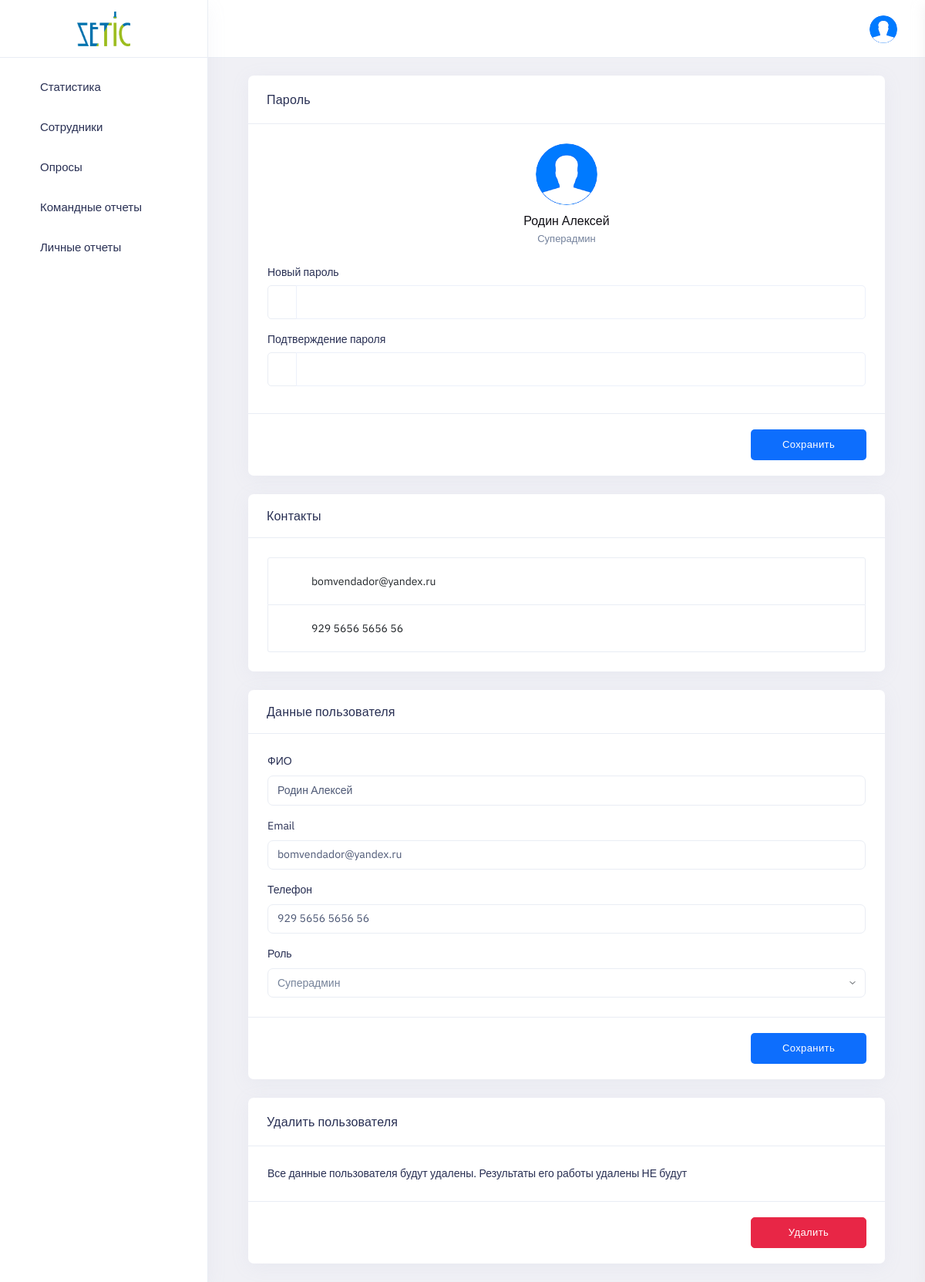
Page /panel/user_profile/1 (signed in) on the committed database.
### login/models.py (models this page shows, shortened)
class UserProfile(models.Model):
    added = models.DateTimeField(auto_now_add=True, null=True)
    created_by = models.ForeignKey(User, on_delete=models.PROTECT, default=None, blank=True, null=True, related_name='создано_пользователь')
    user = models.ForeignKey(User, on_delete=models.PROTECT, default=None, blank=True, null=True, related_name='Пользователь')
    role = models.ForeignKey(UserRole, on_delete=models.PROTECT, default=None, blank=True, null=True, verbose_name='Роль')
    fio = models.CharField(max_length=100, blank=False, null=False, default='ФИО')
    tel = models.CharField(max_length=20, blank=True, null=True, default='Телефон')
    active = models.BooleanField(default=True)
    class Meta:
        verbose_name_plural = 'Профили пользователей'
        verbose_name = 'Профиль пользователя'

class UserRole(models.Model):
    name = models.CharField(max_length=100, blank=False, null=False)
    class Meta:
        verbose_name_plural = 'Роли пользователей'
        verbose_name = 'Роль пользователя'

### panel/views.py (the view)
# urls.py: path('user_profile/<int:user_id>', panel_views.user_profile, name='user_profile'),
@login_required(redirect_field_name=None, login_url='/login/')
def user_profile(request, user_id):
    context = info_common(request)
    context.update({
        'user_profile': UserProfile.objects.get(user_id=user_id),
        'roles': UserRole.objects.all()
    })
    return render(request, 'panel_user_profile.html', context)

### panel/views.py (called while the page is built)
@login_required(redirect_field_name=None, login_url='/login/')
def info_common(request):
    userprofile = UserProfile.objects.get(user=request.user)
    context = {
        'cur_userprofile': userprofile
    }
    if userprofile.role.name == 'Админ заказчика':
        employee = Employee.objects.get(user=request.user)
        if not employee.company_admin_active:
            logout(request)
            return 'logout'
        else:
            return context
    else:
        return context

### panel/templates/panel_user_profile.html (shortened to what this page needs)
{% extends 'panel_base.html' %}
{% load static %}
{% block content %}
    <div class="side-app">
        <div class="main-container container-fluid">
            <div class="page-header">
                <h1 class="page-title">Редактирование профиля</h1>
                <div>
                    <ol class="breadcrumb">
                        <li class="breadcrumb-item"><a href="{% url 'panel_home' %}">Home</a></li>
                        <li class="breadcrumb-item"><a href="{% url 'users_list' %}">Пользователи</a></li>
                        <li class="breadcrumb-item active" aria-current="page">Редактирование профиля</li>
                    </ol>
                </div>
            </div>
            <div class="row">
                <div class="col-xl-4">
                    <div class="card">
                        <div class="card-header">
                            <div class="card-title">Пароль</div>
                        </div>
                        <div class="card-body">
                            <div class="text-center chat-image mb-5">
                                <div class="avatar avatar-xxl chat-profile mb-3 brround">
                                    <img alt="avatar" src="{% static 'images/7.png' %}" class="brround">
                                </div>
                                <div class="">
                                    <h5 class="mb-1 text-dark fw-semibold" id="password_card_fio"
                                        data-id="{{ user_profile.user_id }}">{{ user_profile.fio }}</h5>
                                    <p class="text-muted mt-0 mb-0 pt-0 fs-13"
                                       id="password_card_role">{{ user_profile.role.name }}</p>
                                </div>
                            </div>
                            <div class="form-group">
                                <label class="form-label">Новый пароль</label>
                                <div class="wrap-input100 validate-input input-group" id="Password-toggle1">
                                    <a href="javascript:void(0)" class="input-group-text bg-white text-muted">
                                        <i class="zmdi zmdi-eye text-muted" aria-hidden="true"
                                           id="new_password_hide"></i>
                                    </a>
                                    <input class="input100 form-control" type="password" autocomplete="new-password"
                                           id="new_password">
                                </div>
                            </div>
                            <div class="form-group">
                                <label class="form-label">Подтверждение пароля</label>
                                <div class="wrap-input100 validate-input input-group" id="Password-toggle2">
                                    <a href="javascript:void(0)" class="input-group-text bg-white text-muted">
                                        <i class="zmdi zmdi-eye text-muted" aria-hidden="true"
                                           id="new_password_confirm_hide"></i>
                                    </a>
                                    <input class="input100 form-control" type="password" autocomplete="new-password"
                                           id="new_password_confirm">
                                </div>
                            </div>
                        </div>
                        <div class="card-footer text-end">
                            <button class="btn btn-primary my-1 nav-buttons" type="button" id="save_password">
                                Сохранить
                            </button>
                        </div>
                    </div>
                    <div class="card panel-theme">
                        <div class="card-header">
                            <div class="float-start">
                                <h3 class="card-title">Контакты</h3>
                            </div>
                        </div>
                        <div class="card-body no-padding">
                            <ul class="list-group no-margin">
                                <li class="list-group-item d-flex ps-3">
                                    <div class="social social-profile-buttons me-2">
                                        <a class="social-icon text-primary"><i class="fe fe-mail"></i></a>
                                    </div>
                                    <a class="my-auto" id="contacts_email">{{ user_profile.user.email }}</a>
                                </li>
                                <li class="list-group-item d-flex ps-3">
                                    <div class="social social-profile-buttons me-2">
                                        <a class="social-icon text-primary"><i class="fe fe-phone"></i></a>
                                    </div>
                                    <a class="my-auto" id="contacts_tel">{{ user_profile.tel }}</a>
                                </li>
                            </ul>
                        </div>
                    </div>
                </div>
                <div class="col-xl-8">
                    <div class="card">
                        <div class="card-header">
                            <h3 class="card-title">Данные пользователя</h3>
                        </div>
                        <div class="card-body">
                            <div class="row">
                                <div class="col-lg-12 col-md-12">
                                    <div class="form-group">
                                        <label for="input_fio">ФИО</label>
                                        <input type="text" class="form-control" id="input_fio"
                                               {% if user_profile %}value="{{ user_profile.fio }}"{% endif %}>
                                    </div>
                                </div>
                            </div>
                            <div class="form-group">
                                <label for="input_email">Email</label>
                                <input type="email" class="form-control" id="input_email"{% if user_profile %}
                                       value="{{ user_profile.user.email }}"{% endif %}>
                            </div>
                            <div class="form-group">
                                <label for="input_tel">Телефон</label>
                                <input class="form-control" id="input_tel"
                                       {% if user_profile %}value="{{ user_profile.tel }}"{% endif %}>
                            </div>
                            <div class="form-group">
                                <label for="input_tel">Роль</label>
                                <select name="user_role" class="form-control form-select" id="user_role">
                                    {% for role in roles %}
                                        <option value="role_id_{{ role.id }}" {% if role == user_profile.role %}
                                                selected{% endif %}>{{ role.name }}</option>
                                    {% endfor %}
                                </select>
                            </div>
                        </div>
                        <div class="card-footer text-end">
                            <button class="btn btn-primary my-1 nav-buttons" type="button" id="save_info">Сохранить
                            </button>
                        </div>
                    </div>
                    {% if user_profile.user_id != user.id %}
                        <div class="card">
                            <div class="card-header">
                                <div class="card-title">Удалить пользователя</div>
                            </div>
                            <div class="card-body">
                                <p>Все данные пользователя будут удалены. Результаты его работы удалены НЕ будут</p>
                            </div>
                            <div class="card-footer text-end">
                                <button class="btn btn-danger my-1 nav-buttons" type="button" id="delete_user">Удалить
                                </button>
                            </div>
                        </div>
                    {% endif %}
                </div>
            </div>
        </div>
    </div>
{% endblock %}

### login/static/login/css/custom.css (style rules this page uses)
.nav-buttons { width: 150px; height: 40px; text-align: center; }

### rows in the picture
UserProfile: fio "Родин Алексей", role.name "Суперадмин", user.email "bomvendador@yandex.ru", tel "929 5656 5656 56", user_role "Суперадмин"
